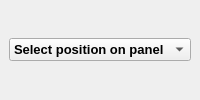
                  <widget class="QStackedWidget" name="positionSelectTab">
                   <property name="font">
                    <font>
                     <family>Arial</family>
                     <pointsize>12</pointsize>
                     <weight>75</weight>
                     <bold>true</bold>
                    </font>
                   </property>
                   <property name="currentIndex">
                    <number>1</number>
                   </property>
                   <widget class="QWidget" name="page_12"/>
                   <widget class="QWidget" name="page_13">
                    <layout class="QGridLayout" name="gridLayout_26">
                     <item row="0" column="0">
                      <widget class="QComboBox" name="positionSelect">
                       <property name="font">
                        <font>
                         <family>Arial</family>
                         <pointsize>10</pointsize>
                         <weight>75</weight>
                         <bold>true</bold>
                        </font>
                       </property>
                       <item>
                        <property name="text">
                         <string>Select position on panel</string>
                        </property>
                       </item>
                       <item>
                        <property name="text">
                         <string>0</string>
                        </property>
                       </item>
                       <item>
                        <property name="text">
                         <string>1</string>
                        </property>
                       </item>
                       <item>
                        <property name="text">
                         <string>2</string>
                        </property>
                       </item>
                       <item>
                        <property name="text">
                         <string>3</string>
                        </property>
                       </item>
                       <item>
                        <property name="text">
                         <string>4</string>
                        </property>
                       </item>
                       <item>
                        <property name="text">
                         <string>5</string>
                        </property>
                       </item>
                       <item>
                        <property name="text">
                         <string>6</string>
                        </property>
                       </item>
                       <item>
                        <property name="text">
                         <string>7</string>
                        </property>
                       </item>
                       <item>
                        <property name="text">
                         <string>8</string>
                        </property>
                       </item>
                       <item>
                        <property name="text">
                         <string>9</string>
                        </property>
                       </item>
                       <item>
                        <property name="text">
                         <string>10</string>
                        </property>
                       </item>
                       <item>
                        <property name="text">
                         <string>11</string>
                        </property>
                       </item>
                       <item>
                        <property name="text">
                         <string>12</string>
                        </property>
                       </item>
                       <item>
                        <property name="text">
                         <string>13</string>
                        </property>
                       </item>
                       <item>
                        <property name="text">
                         <string>14</string>
                        </property>
                       </item>
                       <item>
                        <property name="text">
                         <string>15</string>
                        </property>
                       </item>
                       <item>
                        <property name="text">
                         <string>16</string>
                        </property>
                       </item>
                       <item>
                        <property name="text">
                         <string>17</string>
                        </property>
                       </item>
                       <item>
                        <property name="text">
                         <string>18</string>
                        </property>
                       </item>
                       <item>
                        <property name="text">
                         <string>19</string>
                        </property>
                       </item>
                       <item>
                        <property name="text">
                         <string>20</string>
                        </property>
                       </item>
                       <item>
                        <property name="text">
                         <string>21</string>
                        </property>
                       </item>
                       <item>
                        <property name="text">
                         <string>22</string>
                        </property>
                       </item>
                       <item>
                        <property name="text">
                         <string>23</string>
                        </property>
                       </item>
                       <item>
                        <property name="text">
                         <string>24</string>
                        </property>
                       </item>
                       <item>
                        <property name="text">
                         <string>25</string>
                        </property>
                       </item>
                       <item>
                        <property name="text">
                         <string>26</string>
                        </property>
                       </item>
                       <item>
                        <property name="text">
                         <string>27</string>
                        </property>
                       </item>
                       <item>
                        <property name="text">
                         <string>28</string>
                        </property>
                       </item>
                       <item>
                        <property name="text">
                         <string>29</string>
                        </property>
                       </item>
                       <item>
                        <property name="text">
                         <string>30</string>
                        </property>
                       </item>
                       <item>
                        <property name="text">
                         <string>31</string>
                        </property>
                       </item>
                       <item>
                        <property name="text">
                         <string>32</string>
                        </property>
                       </item>
                       <item>
                        <property name="text">
                         <string>33</string>
                        </property>
                       </item>
                       <item>
                        <property name="text">
                         <string>34</string>
                        </property>
                       </item>
                       <item>
                        <property name="text">
                         <string>35</string>
                        </property>
                       </item>
                       <item>
                        <property name="text">
                         <string>36</string>
                        </property>
                       </item>
                       <item>
                        <property name="text">
                         <string>37</string>
                        </property>
                       </item>
                       <item>
                        <property name="text">
                         <string>38</string>
                        </property>
                       </item>
                       <item>
                        <property name="text">
                         <string>39</string>
                        </property>
                       </item>
                       <item>
                        <property name="text">
                         <string>40</string>
                        </property>
                       </item>
                       <item>
                        <property name="text">
                         <string>41</string>
                        </property>
                       </item>
                       <item>
                        <property name="text">
                         <string>42</string>
                        </property>
                       </item>
                       <item>
                        <property name="text">
                         <string>43</string>
                        </property>
                       </item>
                       <item>
                        <property name="text">
                         <string>44</string>
                        </property>
                       </item>
                       <item>
                        <property name="text">
                         <string>45</string>
                        </property>
                       </item>
                       <item>
                        <property name="text">
                         <string>46</string>
                        </property>
                       </item>
                       <item>
                        <property name="text">
                         <string>47</string>
                        </property>
                       </item>
                       <item>
                        <property name="text">
                         <string>48</string>
                        </property>
                       </item>
                       <item>
                        <property name="text">
                         <string>49</string>
                        </property>
                       </item>
                       <item>
                        <property name="text">
                         <string>50</string>
                        </property>
                       </item>
                       <item>
                        <property name="text">
                         <string>51</string>
                        </property>
                       </item>
                       <item>
                        <property name="text">
                         <string>52</string>
                        </property>
                       </item>
                       <item>
                        <property name="text">
                         <string>53</string>
                        </property>
                       </item>
                       <item>
                        <property name="text">
                         <string>54</string>
                        </property>
                       </item>
                       <item>
                        <property name="text">
                         <string>55</string>
                        </property>
                       </item>
                       <item>
                        <property name="text">
                         <string>56</string>
                        </property>
                       </item>
                       <item>
                        <property name="text">
                         <string>57</string>
                        </property>
                       </item>
                       <item>
                        <property name="text">
                         <string>58</string>
                        </property>
                       </item>
                       <item>
                        <property name="text">
                         <string>59</string>
                        </property>
                       </item>
                       <item>
                        <property name="text">
                         <string>60</string>
                        </property>
                       </item>
                       <item>
                        <property name="text">
                         <string>61</string>
                        </property>
                       </item>
                       <item>
                        <property name="text">
                         <string>62</string>
                        </property>
                       </item>
                       <item>
                        <property name="text">
                         <string>63</string>
                        </property>
                       </item>
                       <item>
                        <property name="text">
                         <string>64</string>
                        </property>
                       </item>
                       <item>
                        <property name="text">
                         <string>65</string>
                        </property>
                       </item>
                       <item>
                        <property name="text">
                         <string>66</string>
                        </property>
                       </item>
                       <item>
                        <property name="text">
                         <string>67</string>
                        </property>
                       </item>
                       <item>
                        <property name="text">
                         <string>68</string>
                        </property>
                       </item>
                       <item>
                        <property name="text">
                         <string>69</string>
                        </property>
                       </item>
                       <item>
                        <property name="text">
                         <string>70</string>
                        </property>
                       </item>
                       <item>
                        <property name="text">
                         <string>71</string>
                        </property>
                       </item>
                       <item>
                        <property name="text">
                         <string>72</string>
                        </property>
                       </item>
                       <item>
                        <property name="text">
                         <string>73</string>
                        </property>
                       </item>
                       <item>
                        <property name="text">
                         <string>74</string>
                        </property>
                       </item>
                       <item>
                        <property name="text">
                         <string>75</string>
                        </property>
                       </item>
                       <item>
                        <property name="text">
                         <string>76</string>
                        </property>
                       </item>
                       <item>
                        <property name="text">
                         <string>77</string>
                        </property>
                       </item>
                       <item>
                        <property name="text">
                         <string>78</string>
                        </property>
                       </item>
                       <item>
                        <property name="text">
                         <string>79</string>
                        </property>
                       </item>
                       <item>
                        <property name="text">
                         <string>80</string>
                        </property>
                       </item>
                       <item>
                        <property name="text">
                         <string>81</string>
                        </property>
                       </item>
                       <item>
                        <property name="text">
                         <string>82</string>
                        </property>
                       </item>
                       <item>
                        <property name="text">
                         <string>83</string>
                        </property>
                       </item>
                       <item>
                        <property name="text">
                         <string>84</string>
                        </property>
                       </item>
                       <item>
                        <property name="text">
                         <string>85</string>
                        </property>
                       </item>
                       <item>
                        <property name="text">
                         <string>86</string>
                        </property>
                       </item>
                       <item>
                        <property name="text">
                         <string>87</string>
                        </property>
                       </item>
                       <item>
                        <property name="text">
                         <string>88</string>
                        </property>
                       </item>
                       <item>
                        <property name="text">
                         <string>89</string>
                        </property>
                       </item>
                       <item>
                        <property name="text">
                         <string>90</string>
                        </property>
                       </item>
                       <item>
                        <property name="text">
                         <string>91</string>
                        </property>
                       </item>
                       <item>
                        <property name="text">
                         <string>92</string>
                        </property>
                       </item>
                       <item>
                        <property name="text">
                         <string>93</string>
                        </property>
                       </item>
                       <item>
                        <property name="text">
                         <string>94</string>
                        </property>
                       </item>
                       <item>
                        <property name="text">
                         <string>95</string>
                        </property>
                       </item>
                      </widget>
                     </item>
                    </layout>
                   </widget>
                  </widget>
